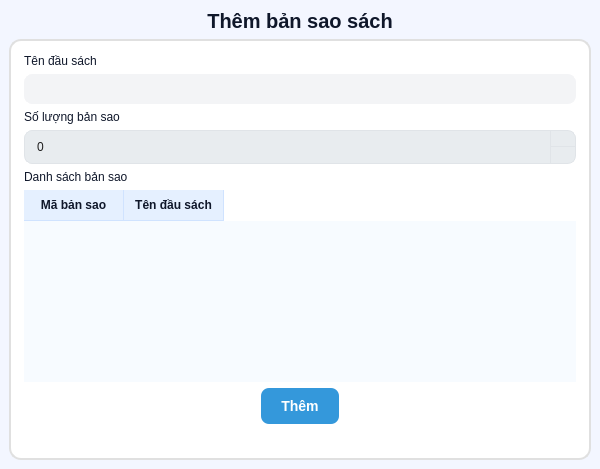
<?xml version="1.0" encoding="UTF-8"?>
<ui version="4.0">
 <class>add_book_copy</class>
 <widget class="QMainWindow" name="add_book_copy">
  <property name="geometry">
   <rect>
    <x>0</x>
    <y>0</y>
    <width>600</width>
    <height>469</height>
   </rect>
  </property>
  <property name="windowTitle">
   <string>MainWindow</string>
  </property>
  <property name="styleSheet">
   <string notr="true">
QWidget { background: #f3f6ff; color: #0f172a; }


QLineEdit, QComboBox, QSpinBox, QDateEdit {
  background: #ffffff;
  color: #0f172a;
  border: 1px solid #e0e2eb;
  border-radius: 8px;
  padding: 6px 8px;
}
QLineEdit:focus, QComboBox:focus, QSpinBox:focus, QDateEdit:focus {
  border-color: #617fb9;            
  outline: none;
}


QPushButton {
  background: #ffffff;
  color: #4568ad;
  border: 2px solid #4568ad;
}
QPushButton:hover   { background: #e9ecf5; border-color: #3e5e9c; }
QPushButton:pressed { background: #d6d8e0; border-color: #37538a; }
QPushButton:disabled{
  background: #f1f3f9; color: #9aa0a6; border-color: #e0e2eb;
}

QPushButton#primaryBtn { background:#4568ad; color:#fff; border-color:#4568ad; }
QPushButton#primaryBtn:hover   { background:#3e5e9c; }
QPushButton#primaryBtn:pressed { background:#37538a; }

QTableView {
  background: #ffffff;
  alternate-background-color: #e9ecf5;
  gridline-color: #e0e2eb;
  selection-background-color: #4568ad;
  selection-color: #ffffff;
}


QToolTip {
  color: #ffffff;
  background: #1f2937;
  border: 1px solid #0b1220;
  border-radius: 8px;
  padding: 6px;
}
</string>
  </property>
  <widget class="QWidget" name="centralwidget">
   <layout class="QVBoxLayout" name="verticalLayout_2">
    <item>
     <widget class="QLabel" name="label">
      <property name="font">
       <font>
        <pointsize>15</pointsize>
        <bold>true</bold>
       </font>
      </property>
      <property name="text">
       <string>Thêm bản sao sách</string>
      </property>
      <property name="alignment">
       <set>Qt::AlignmentFlag::AlignCenter</set>
      </property>
     </widget>
    </item>
    <item>
     <widget class="QWidget" name="verticalWidget" native="true">
      <property name="styleSheet">
       <string notr="true">QWidget{background-color: #ffffff;
border: 2px solid #E0E0E0;
border-radius: 12px;
}
QLabel{
	border: 0px solid #E0E0E0;
}
QTableWidget{
	border-radius: 0px;
	border: 0px;
}</string>
      </property>
      <layout class="QVBoxLayout" name="verticalLayout">
       <property name="leftMargin">
        <number>15</number>
       </property>
       <property name="topMargin">
        <number>15</number>
       </property>
       <property name="rightMargin">
        <number>15</number>
       </property>
       <property name="bottomMargin">
        <number>15</number>
       </property>
       <item>
        <widget class="QLabel" name="label_2">
         <property name="text">
          <string>Tên đầu sách</string>
         </property>
        </widget>
       </item>
       <item>
        <widget class="QComboBox" name="ten_dau_sach">
         <property name="styleSheet">
          <string notr="true">QComboBox {
    background-color: #f3f4f6;
    border: 1px solid #f3f4f6;
    border-radius: 8px;
    padding: 6px 12px;
    color: #333;
}

QComboBox:hover {
    background-color: #e4e6eb;
    border-color: #e4e6eb;
}

QComboBox:on {
    background-color: #e4e6eb;
    border-bottom-left-radius: 0px;
    border-bottom-right-radius: 0px;
}

QComboBox::drop-down {
    subcontrol-origin: padding;
    subcontrol-position: top right;
    width: 30px;
    border-left-width: 0px;
    border-top-right-radius: 8px;
    border-bottom-right-radius: 8px;
}

QComboBox::down-arrow {
    image: url(:/icons/icons_/down-chevron.png);
    width: 12px;
    height: 12px;
}

QComboBox QAbstractItemView {
    background-color: white;
    border: 1px solid #dcdcdc;
    border-radius: 8px;
    border-top-left-radius: 0px;
    border-top-right-radius: 0px;
    color: #333;
    selection-background-color: #f3f4f6;
    selection-color: #333;
    outline: 0;
}

QComboBox QAbstractItemView::item {
    padding: 8px 12px;
    min-height: 25px;
}

QComboBox QAbstractItemView::item:hover {
    background-color: #f0f5ff;
    color: rgb(60, 91, 149);
}

QComboBox QAbstractItemView::item:selected {
    background-color: #e4e6eb;
    color: #333;
}</string>
         </property>
        </widget>
       </item>
       <item>
        <widget class="QLabel" name="label_3">
         <property name="text">
          <string>Số lượng bản sao</string>
         </property>
        </widget>
       </item>
       <item>
        <widget class="QSpinBox" name="so_ban_sao">
         <property name="styleSheet">
          <string notr="true">/* --- PHẦN CHÍNH (Đồng bộ với QLineEdit) --- */
QSpinBox, QDoubleSpinBox {
    background-color: #e8ecef; 
    border-radius: 8px; 
    border: 1px solid #E0E4E8; 
    padding: 8px 10px; 
    /* Quan trọng: chừa chỗ bên phải để chứa 2 nút bấm, không chữ sẽ bị che */
    padding-right: 30px; 
    color: #1E1E1E; 
    font-size: 12px;
}

QSpinBox:hover, QDoubleSpinBox:hover {
    background-color: #E5E9ED;
}

QSpinBox:focus, QDoubleSpinBox:focus {
    background-color: #FFFFFF; 
    border: 1px solid #3498db; 
}

/* --- PHẦN NÚT BẤM (Up/Down) --- */

/* Nút LÊN */
QSpinBox::up-button, QDoubleSpinBox::up-button {
    subcontrol-origin: border;
    subcontrol-position: top right; /* Nằm góc trên phải */
    width: 25px; /* Chiều rộng vùng bấm */
    
    /* Đường kẻ ngăn cách giữa số và nút bấm */
    border-left: 1px solid #E0E4E8;
    border-bottom: 1px solid #E0E4E8; /* Ngăn cách nút lên/xuống */
    
    /* Bo góc chỉ ở bên phải trên cùng để khớp với khung chính */
    border-top-right-radius: 8px; 
    background-color: transparent; /* Trong suốt để ăn theo màu nền chính */
}

/* Nút XUỐNG */
QSpinBox::down-button, QDoubleSpinBox::down-button {
    subcontrol-origin: border;
    subcontrol-position: bottom right; /* Nằm góc dưới phải */
    width: 25px;
    
    border-left: 1px solid #E0E4E8;
    border-top: 0px; /* Không cần viền trên vì dính với nút up rồi */
    
    /* Bo góc dưới phải */
    border-bottom-right-radius: 8px;
    background-color: transparent;
}

/* Hiệu ứng khi rê chuột vào nút bấm (làm đậm xíu cho biết đang bấm) */
QSpinBox::up-button:hover, QSpinBox::down-button:hover,
QDoubleSpinBox::up-button:hover, QDoubleSpinBox::down-button:hover {
    background-color: #d1d5da; /* Đậm hơn chút so với nền hover của khung */
}

/* Mũi tên (Chỉnh màu cho hợp tông text #1E1E1E) */
QSpinBox::up-arrow, QDoubleSpinBox::up-arrow,
QSpinBox::down-arrow, QDoubleSpinBox::down-arrow {
    width: 8px;
    height: 8px;
    /* Mẹo: Dùng màu border để tạo mũi tên nếu không có ảnh, 
       nhưng mặc định Qt sẽ tự render màu đen xám, khá hợp rồi */
}</string>
         </property>
        </widget>
       </item>
       <item>
        <widget class="QLabel" name="label_4">
         <property name="text">
          <string>Danh sách bản sao</string>
         </property>
        </widget>
       </item>
       <item>
        <widget class="QTableWidget" name="danh_sach_ban_sao">
         <property name="maximumSize">
          <size>
           <width>16777215</width>
           <height>200</height>
          </size>
         </property>
         <property name="styleSheet">
          <string notr="true">QScrollArea {
    border: none;
    background-color: transparent;
}

QScrollBar:vertical {
    border: none;
    background: transparent;
    width: 8px;
    margin: 0px 0px 0px 0px;
}

QScrollBar::handle:vertical {
    background-color: #d1d5db;
    min-height: 30px;
    border-radius: 4px;
}

QScrollBar::handle:vertical:hover {
    background-color: #9ca3af;
}

QScrollBar::sub-line:vertical {
    border: none;
    background: none;
    height: 0px;
}

QScrollBar::add-line:vertical {
    border: none;
    background: none;
    height: 0px;
}

QScrollBar::up-arrow:vertical, QScrollBar::down-arrow:vertical {
    background: none;
}

QScrollBar::add-page:vertical, QScrollBar::sub-page:vertical {
    background: none;
}
QTableWidget {
    background: #f7fbff;              /* nền sáng xanh nhạt */
    gridline-color: #d0e3ff;          /* màu kẻ ô */
    selection-background-color: #d6e9ff; /* nền khi chọn */
    selection-color: #0f172a;         /* màu chữ khi chọn */
    border: 0px;
}

QHeaderView::section {
    background: #e5f0ff;              /* header xanh nhạt */
    color: #0f172a;
    padding: 6px 10px;
    border: 0px;
    border-right: 1px solid #d0e3ff;
    border-bottom: 1px solid #d0e3ff;
    font-weight: 600;
}

/* kẻ ngang từng dòng */
QTableWidget::item {
    border-bottom: 1px solid #eef2ff;
}
QTableWidget::item:selected {
    background: #d6e9ff;
}
QWidget{
	border: 0px;
	border-radius: 0px;
}</string>
         </property>
         <attribute name="verticalHeaderVisible">
          <bool>false</bool>
         </attribute>
         <attribute name="verticalHeaderMinimumSectionSize">
          <number>30</number>
         </attribute>
         <column>
          <property name="text">
           <string>Mã bản sao</string>
          </property>
         </column>
         <column>
          <property name="text">
           <string>Tên đầu sách</string>
          </property>
         </column>
        </widget>
       </item>
       <item>
        <layout class="QHBoxLayout" name="horizontalLayout">
         <item>
          <spacer name="horizontalSpacer">
           <property name="orientation">
            <enum>Qt::Orientation::Horizontal</enum>
           </property>
           <property name="sizeHint" stdset="0">
            <size>
             <width>40</width>
             <height>20</height>
            </size>
           </property>
          </spacer>
         </item>
         <item>
          <widget class="QPushButton" name="them_button">
           <property name="styleSheet">
            <string notr="true">QPushButton {
    background-color: #3498db; /* Xanh dương tươi (Bright Blue) */
    color: white;
    border: none;
    border-radius: 8px;
    padding: 10px 20px;
    font-weight: bold;
    font-size: 14px;
}

QPushButton:hover {
    background-color: #5dade2; /* Sáng hơn khi di chuột */
}

QPushButton:pressed {
    background-color: #2980b9; /* Tối hơn chút khi ấn */
    padding-top: 11px;
}
</string>
           </property>
           <property name="text">
            <string>Thêm</string>
           </property>
          </widget>
         </item>
         <item>
          <spacer name="horizontalSpacer_2">
           <property name="orientation">
            <enum>Qt::Orientation::Horizontal</enum>
           </property>
           <property name="sizeHint" stdset="0">
            <size>
             <width>40</width>
             <height>20</height>
            </size>
           </property>
          </spacer>
         </item>
        </layout>
       </item>
       <item>
        <spacer name="verticalSpacer">
         <property name="orientation">
          <enum>Qt::Orientation::Vertical</enum>
         </property>
         <property name="sizeHint" stdset="0">
          <size>
           <width>0</width>
           <height>0</height>
          </size>
         </property>
        </spacer>
       </item>
      </layout>
     </widget>
    </item>
   </layout>
  </widget>
 </widget>
 <resources/>
 <connections/>
</ui>
